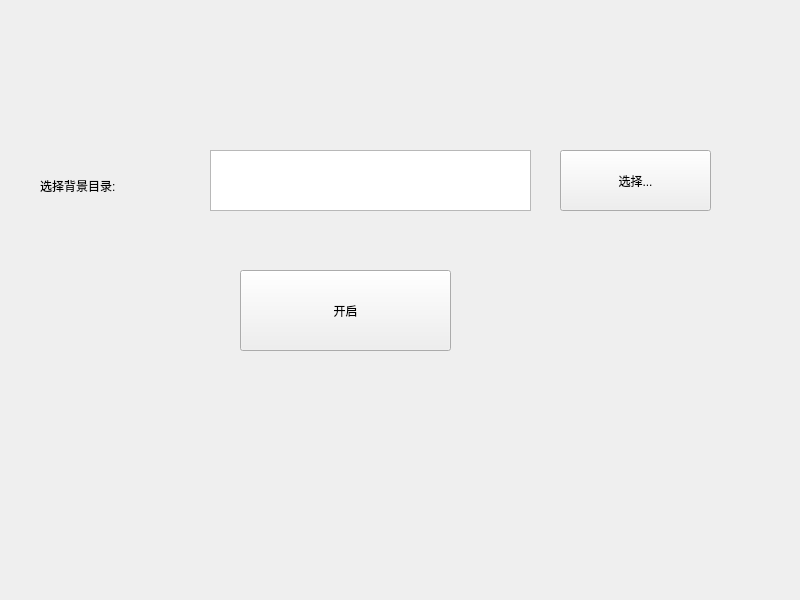
<?xml version="1.0" encoding="UTF-8"?>
<ui version="4.0">
 <class>Widget</class>
 <widget class="QWidget" name="Widget">
  <property name="geometry">
   <rect>
    <x>0</x>
    <y>0</y>
    <width>800</width>
    <height>600</height>
   </rect>
  </property>
  <property name="windowTitle">
   <string>桌面背景设置</string>
  </property>
  <widget class="QLabel" name="label">
   <property name="geometry">
    <rect>
     <x>40</x>
     <y>160</y>
     <width>151</width>
     <height>51</height>
    </rect>
   </property>
   <property name="text">
    <string>选择背景目录:</string>
   </property>
  </widget>
  <widget class="QTextEdit" name="textEdit">
   <property name="geometry">
    <rect>
     <x>210</x>
     <y>150</y>
     <width>321</width>
     <height>61</height>
    </rect>
   </property>
  </widget>
  <widget class="QPushButton" name="selPath">
   <property name="geometry">
    <rect>
     <x>560</x>
     <y>150</y>
     <width>151</width>
     <height>61</height>
    </rect>
   </property>
   <property name="text">
    <string>选择...</string>
   </property>
  </widget>
  <widget class="QPushButton" name="timectrl">
   <property name="geometry">
    <rect>
     <x>240</x>
     <y>270</y>
     <width>211</width>
     <height>81</height>
    </rect>
   </property>
   <property name="text">
    <string>开启</string>
   </property>
  </widget>
 </widget>
 <resources/>
 <connections/>
</ui>
